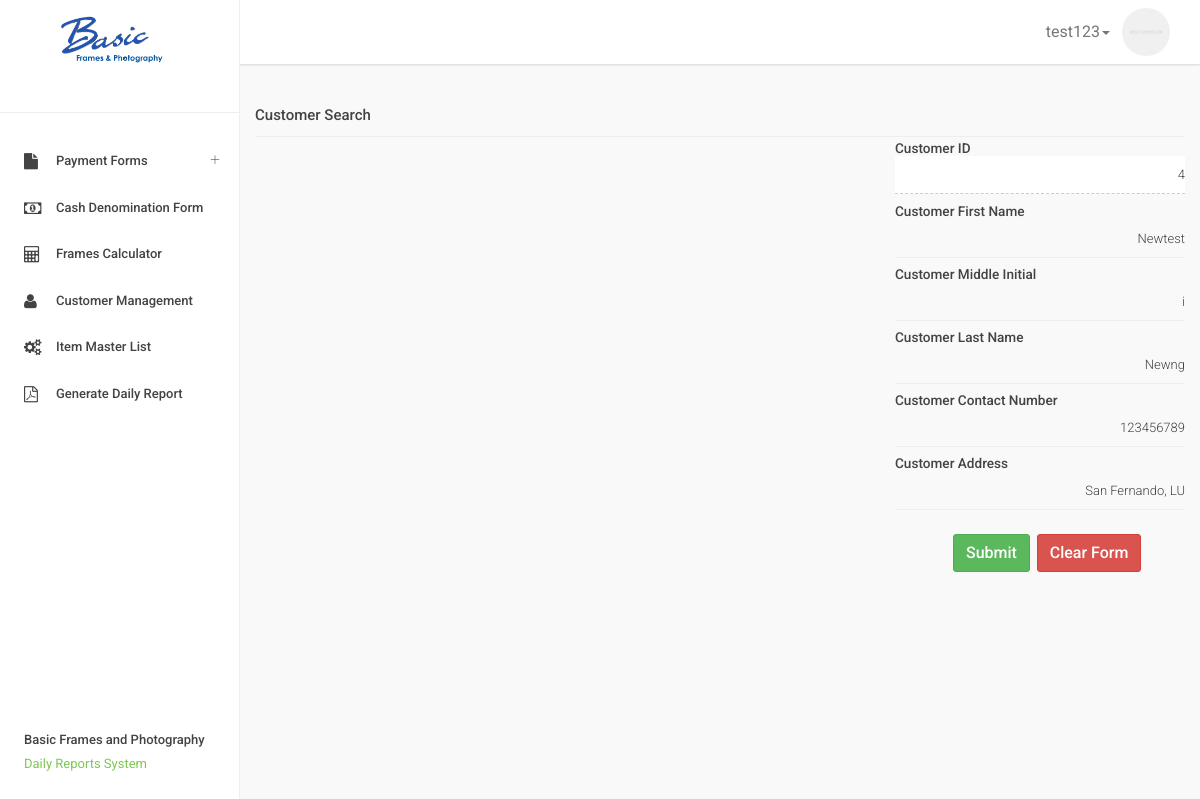
The app's page /customer_management.php?id=4 (signed in) with its own data.
### tables this page shows
CREATE TABLE `customer_details` (
  `id` int(50) NOT NULL AUTO_INCREMENT,
  `first_name` varchar(50) DEFAULT NULL,
  `middle_name` varchar(50) DEFAULT NULL,
  `last_name` varchar(50) DEFAULT NULL,
  `contact_number` varchar(50) DEFAULT NULL,
  `address` varchar(50) DEFAULT NULL,
  `date_added` varchar(50) DEFAULT NULL,
  `added_by` varchar(50) DEFAULT NULL,
  PRIMARY KEY (`id`)
);

### functions/customer_id_checker.php (called while the page is built)
<?php
include('./functions/connection.php');
$sql = "SELECT * FROM customer_details WHERE id = '$cus_id' ";
$result = $conn->query($sql);
	if ($result->num_rows > 0) {
	  while($row = $result->fetch_assoc()) {
	  	$customer_fname = $row['first_name'];
	  	$customer_mname = $row['middle_name'];
	  	$customer_lname = $row['last_name'];
	  	$customer_contact_number = $row['contact_number'];
	  	$customer_address = $row['address'];
	  }
	}else{
	}
?>

### customer_management.php (the view, shortened to what this page needs)
<?php
if(isset($_GET['id'])){
$cus_id = $_GET['id'];
include('./functions/customer_id_checker.php');
}
?>
<!DOCTYPE html>
<html class="app-ui">
    <head>
        <link rel="stylesheet" id="css-font-awesome" href="assets/css/font-awesome.css" />
        <link rel="stylesheet" id="css-ionicons" href="assets/css/ionicons.css" />
        <link rel="stylesheet" id="css-bootstrap" href="assets/css/bootstrap.css" />
        <link rel="stylesheet" id="css-app" href="assets/css/app.css" />
        <link rel="stylesheet" id="css-app-custom" href="assets/css/app-custom.css" />
        <link rel='stylesheet' href='https://cdn.jsdelivr.net/npm/sweetalert2@10.10.1/dist/sweetalert2.min.css'>
    </head>
    <body class="app-ui layout-has-drawer layout-has-fixed-header">
        <div class="app-layout-canvas">
            <div class="app-layout-container">
                <aside class="app-layout-drawer">
                    <div class="app-layout-drawer-scroll">
                        <div id="logo" class="drawer-header">
                            <a href="index.php"><img class="img-responsive" src="img/basicLogo.png" title="AppUI" alt="AppUI" style="height: 85px;margin-left: 25%;" /></a>
                        </div>
                        <nav class="drawer-main">
                            <ul class="nav nav-drawer">
                                <hr>
                               <li class="nav-item nav-item-has-subnav">
                                    <a href="javascript:void(0)"><i class="fa fa-file"></i> Payment Forms</a>
                                </li>
                                <li class="nav-item ">
                                    <a href="#" data-toggle="modal" data-target="#modal-cash_denomination"><i class="fa fa-money"></i> Cash Denomination Form</a>
                                </li>
                                <li class="nav-item ">
                                    <a href="frames_calculator.php"><i class="fa fa-calculator"></i> Frames Calculator</a>
                                </li>
                                <li class="nav-item ">
                                    <a href="customer_management.php"><i class="fa fa-user"></i> Customer Management</a>
                                </li>
                                <li class="nav-item ">
                                    <a href="item_master_list.php"><i class="fa fa-cogs"></i> Item Master List</a>
                                </li>
                                <li class="nav-item ">
                                    <a href="test_pdf.php" target="_blank"><i class="fa fa-file-pdf-o"></i> Generate Daily Report</a>
                                </li>
                            </ul>
                        </nav>
                        <div class="drawer-footer" style="position: fixed;">
                            <p class="copyright">Basic Frames and Photography</p>
                            <a href="#" rel="nofollow">Daily Reports System</a>
                        </div>
                    </div>
                </aside>
                <header class="app-layout-header">
                    <nav class="navbar navbar-default">
                        <div class="container-fluid">
                            <div class="collapse navbar-collapse" id="header-navbar-collapse">
                                <ul class="nav navbar-nav navbar-right navbar-toolbar hidden-sm hidden-xs">
                                    <li class="dropdown dropdown-profile">
                                        <a href="javascript:void(0)" data-toggle="dropdown">
                                            <span class="m-r-sm"><?php echo $_SESSION['username'];?><span class="caret"></span></span>
                                            <img class="img-avatar img-avatar-48" src="assets/img/avatars/avatar3.jpg" alt="User profile pic" />
                                        </a>
                                    </li>
                                </ul>
                            </div>
                        </div>
                    </nav>
                </header>
                <main class="app-layout-content">
                    <div class="container-fluid p-y-md">
                            <div class="row">
                                <div class="col-sm-12">
                                    <div class="form-material floating">
                                            <input class="form-control" type="text" name="customer_search" id="customer_search" style="text-align: right;">
                                            <label for="number_input">Customer Search</label>
                                    </div>
                                </div>
                            </div>
                            <div class="row">
                                <div class="col-sm-8">
                                </div>
                                <div class="col-sm-4">
                                    <form method="POST" action='./functions/submit_customer_details.php'>
                                    <div class="form-material floating" style="margin-bottom: 25px;">
                                        <input class="form-control" type="text" name="customer_id" id="customer_id" style="text-align: right;" value="<?php echo $cus_id; ?>" readonly>
                                        <label for="number_input">Customer ID</label>
                                    </div>
                                    <div class="form-material floating" style="margin-bottom: 25px;">
                                        <input class="form-control" type="text" name="customer_f_name" id="customer_f_name" style="text-align: right;" value="<?php echo $customer_fname; ?>">
                                        <label for="number_input">Customer First Name</label>
                                    </div>
                                    <div class="form-material floating" style="margin-bottom: 25px;">
                                        <input class="form-control" type="text" name="customer_m_name" id="customer_m_name" style="text-align: right;" value="<?php echo $customer_mname; ?>">
                                        <label for="number_input">Customer Middle Initial</label>
                                    </div>
                                    <div class="form-material floating" style="margin-bottom: 25px;">
                                        <input class="form-control" type="text" name="customer_l_name" id="customer_l_name" style="text-align: right;" value="<?php echo $customer_lname; ?>">
                                        <label for="number_input">Customer Last Name</label>
                                    </div>
                                    <div class="form-material floating" style="margin-bottom: 25px;">
                                        <input class="js-masked-phone-ext form-control" type="text" name="customer_contact_num" id="customer_contact_num" style="text-align: right;" placeholder="(999) 999-9999? x99999" value="<?php echo $customer_contact_number; ?>">
                                        <label for="number_input">Customer Contact Number</label>
                                    </div>
                                    <div class="form-material floating" style="margin-bottom: 25px;">
                                        <input class="form-control" type="text" name="customer_address" id="customer_address" style="text-align: right;" value="<?php echo $customer_address; ?>">
                                        <label for="number_input">Customer Address</label>
                                    </div>
                                    <div class="form-material floating" style="margin-bottom: 25px;">
                                       <input type="submit" name="submit_customer_btn" class="btn btn-success" style="margin-left: 20%;">
                                       <input type="button" class="btn btn-danger" style="margin-left: 1%;" id="clear_customer_btn" value="Clear Form">
                                    </div>
                                    </form>
                                </div>
                            </div>
                    </div>
                </main>
            </div>
        </div>
    </body>
</html>

### assets/css/app.css (style rules this page uses)
.app-layout-drawer { position: fixed; top: 0; bottom: 0; z-index: 5; display: block; width: 240px; background-color: #fff; border-right: 1px solid #eeeeee; font-weight: 500; background-color: #fff; visibility: hidden; -webkit-transform: translateX(-240px); transform: translateX(-240px); -webkit-transform-style: preserve-3d; transform-style: preserve-3d; -webkit-transition: 0.2s cubic-bezier(0.4, 0, 0.2, 1) 0.1s; transition: 0.2s cubic-bezier(0.4, 0, 0.2, 1) 0.1s; -webkit-transition-property: visibility, -webkit-transform; transition-property: visibility, -webkit-transform; transition-property: transform, visibility; transition-property: transform, visibility, -webkit-transform; }
.drawer-header { position: relative; overflow: hidden; width: 100%; height: 64px; line-height: 64px; line-height: 1; }
.drawer-header:before, .drawer-header:after { content: " "; display: table; }
.drawer-header:after { clear: both; }
.drawer-header a { display: block; height: auto; width: 100%; }
.drawer-header a img { height: 64px; width: auto; max-width: none; }
.drawer-main { margin-top: 24px; font-size: 13px; -webkit-transform: translateZ(0); transform: translateZ(0); }
.nav-drawer li a { padding-right: 24px; padding-left: 52.99999px; color: inherit; font-weight: 500; }
.nav-drawer > li > a { border-left: 3px solid transparent; padding-top: 14px; padding-bottom: 13px; }
.nav-drawer > li > a > i { position: absolute; left: 21px; font-size: 1.25em; line-height: 1.25; }
.nav-item-has-subnav > a:after { position: absolute; top: 50%; right: 24px; font-family: Ionicons; font-size: 17px; content: '\f489'; -webkit-transform: translate(50%, -50%); transform: translate(50%, -50%); }
.drawer-footer { bottom: 0; width: 100%; height: 96px; margin-top: 24px; padding-top: 24px; padding-right: 24px; padding-bottom: 24px; padding-left: 24px; font-size: 13px; line-height: 24px; }
.drawer-footer .copyright { margin-bottom: 0; }
.app-layout-header { z-index: 4; background-color: #fff; box-shadow: 0 1px 2px rgba(0, 0, 0, 0.14); }
.dropdown-profile a { padding-top: 8px !important; padding-bottom: 8px !important; }
.dropdown-profile a span { vertical-align: middle; }
.app-layout-content { height: 100%; width: 100%; }
@media screen and (min-width: 992px) { .layout-has-drawer .app-layout-header, .layout-has-drawer .app-layout-content, .layout-has-drawer .app-layout-footer { padding-left: 240px; } }
@media screen and (min-width: 992px) { .layout-has-drawer .app-layout-drawer { visibility: visible; -webkit-transform: translateX(0); transform: translateX(0); -webkit-transition: none; transition: none; } }
.layout-has-fixed-header .app-layout-header { position: fixed; top: 0; right: 0; left: 0; }
.layout-has-fixed-header .app-layout-content { padding-top: 64px; }
.form-material { position: relative; margin: 10px 0 10px; }
.form-material > label { position: absolute; top: 6px; left: 0; font-size: 85%; -webkit-transform: translate(0, -24px); transform: translate(0, -24px); }
.form-material.floating > label { font-size: 15px; cursor: text; -webkit-transition: all 0.15s ease-out; transition: all 0.15s ease-out; -webkit-transform: translate(0, 0); transform: translate(0, 0); }
.form-material > .form-control { padding-left: 0; padding-right: 0; border: 0; border-radius: 0; background-color: transparent; box-shadow: 0 1px 0 #edeeef; }
.form-material > .form-control:focus + label, .form-material.floating.open > label { font-size: 85%; font-weight: 500; cursor: default; -webkit-transform: translate(0, -24px); transform: translate(0, -24px); }
.form-material .form-control[disabled], .form-material .form-control[readonly], .form-material fieldset[disabled] .form-control { background-color: #fff; border-bottom: 1px dashed #ccc; box-shadow: none; }
.img-avatar { display: inline-block !important; width: 64px; height: 64px; line-height: 64px; text-align: center; vertical-align: middle; border-radius: 50%; }
.img-avatar.img-avatar-48 { width: 48px; height: 48px; line-height: 48px; }
.m-r-sm { margin-right: 8px !important; }
.p-y-md { padding-top: 24px !important; padding-bottom: 24px !important; }

### records on screen
customer_details: customer_f_name "Newtest", customer_m_name "i", customer_l_name "Newng", customer_contact_num "123456789", customer_address "San Fernando, LU"

### other values on screen
$_SESSION['username'] "test123"
